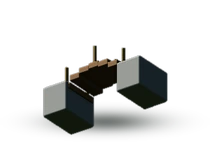
#> input picture assets/duty_slip/world3d/bridge_arch_3d.webp, 210 x 148 px, given in place of layer_sky_a.jpg, which was not available
$ python pack_depth_layers.py
#> lines starting #> are read from the running program, lines starting #| are printed output that depends on the picture
"""Pack the Phase 6.5 depth plates. Near frames stay full-size with a clear centre."""

from pathlib import Path

import numpy as np
from PIL import Image
from scipy import ndimage

SRC = Path(r"C:\Users\dipnk\.cursor\projects\d-Dipankar-MyCodes-AndroidProjects-SLMToolBox-slm-flutter-slm-flutter\assets")
OUT = Path(__file__).resolve().parents[2] / "assets" / "duty_slip" / "world3d"

OPAQUE = {
    "layer_sky_a.jpg": ("depth_sky_a.webp", 900),
    "layer_sky_b.jpg": ("depth_sky_b.webp", 900),
    "layer_ridge_a.jpg": ("depth_ridge_a.webp", 840),
    "layer_ridge_b.jpg": ("depth_ridge_b.webp", 840),
    "layer_ridge_c.jpg": ("depth_ridge_c.webp", 840),
    "layer_mid_river.jpg": ("depth_mid_river.webp", 960),
    "layer_mid_falls.jpg": ("depth_mid_falls.webp", 960),
    "layer_mid_forest.jpg": ("depth_mid_forest.webp", 960),
}


def pack_opaque(src: Path, dest: Path, width: int) -> None:
#> called with width = 900
    im = Image.open(src).convert("RGB")
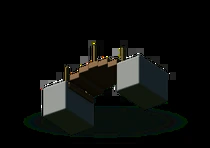
#> im: PIL image 210x148 RGB; mean R, G, B 13.2, 14.7, 12.8
    im.thumbnail((width, width * 3), Image.Resampling.LANCZOS)
    dest.parent.mkdir(parents=True, exist_ok=True)
    im.save(dest, "WEBP", quality=76, method=6)
    print(dest.name, im.size)
#| depth_sky_a.webp (210, 148)


def key_frame(src: Path, dest: Path) -> None:
    im = Image.open(src).convert("RGBA")
    arr = np.array(im)
    rgb = arr[:, :, :3].astype(np.float32)
    r, g, b = rgb[:, :, 0], rgb[:, :, 1], rgb[:, :, 2]
    magenta = (g < 90) & (r > 130) & (b > 45) & ((r - g) > 60) & ((b - g) > 15)
    alpha = np.where(magenta, 0, 255).astype(np.uint8)
    pink = (r > 140) & (b > 40) & (g < 120) & ((r - g) > 40)
    near = ndimage.binary_dilation(alpha == 0, iterations=1)
    alpha = np.where(near & pink, 0, alpha)
    arr[:, :, 3] = alpha
    out = Image.fromarray(arr)
    out.thumbnail((900, 1600), Image.Resampling.LANCZOS)
    out.save(dest, "WEBP", quality=78, method=6)
    print(dest.name, out.size, "clear", int((alpha == 0).mean() * 100))


def main() -> None:
    for src, (name, width) in OPAQUE.items():
        pack_opaque(SRC / src, OUT / name, width)
#> pass 2 of the loop in main, `for src, (name, width) in OPAQUE.items():`:
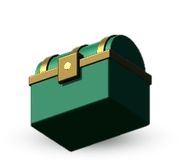
#> input picture assets/duty_slip/world3d/chest_treasure_3d.webp, 180 x 168 px, given in place of layer_sky_b.jpg, which was not available
#> in pack_opaque (call 2), `im = Image.open(src).convert("RGB")`:
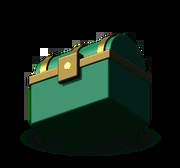
#> im: PIL image 180x168 RGB; mean R, G, B 17.4, 30.7, 20.7
#| depth_sky_b.webp (180, 168)
    key_frame(SRC / "layer_near_a.jpg", OUT / "depth_near_a.webp")
    key_frame(SRC / "layer_near_b.jpg", OUT / "depth_near_b.webp")


if __name__ == "__main__":
#> (the run stopped early here; a loop or call above may not have finished)
